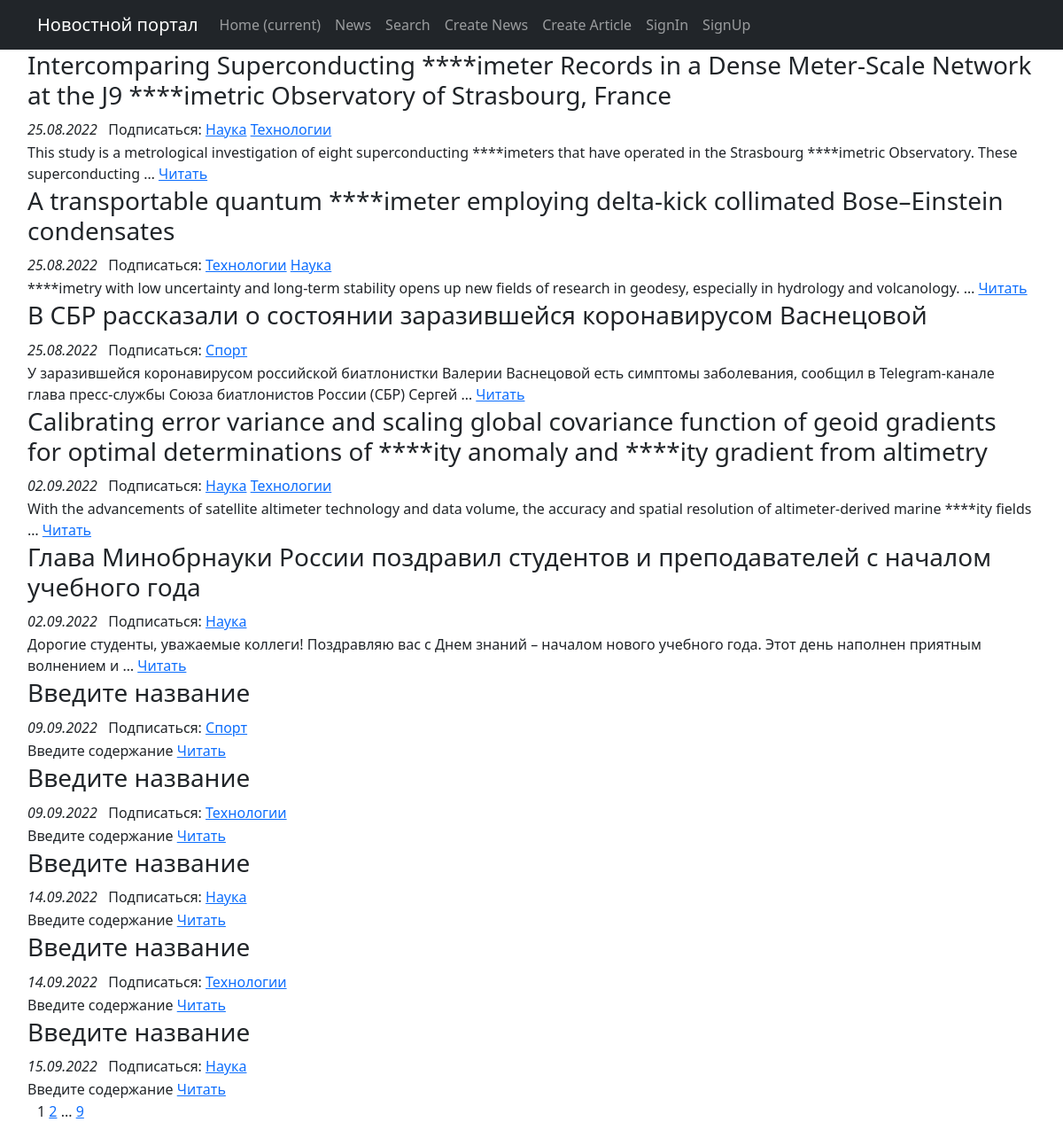
Before: / with the older database file.
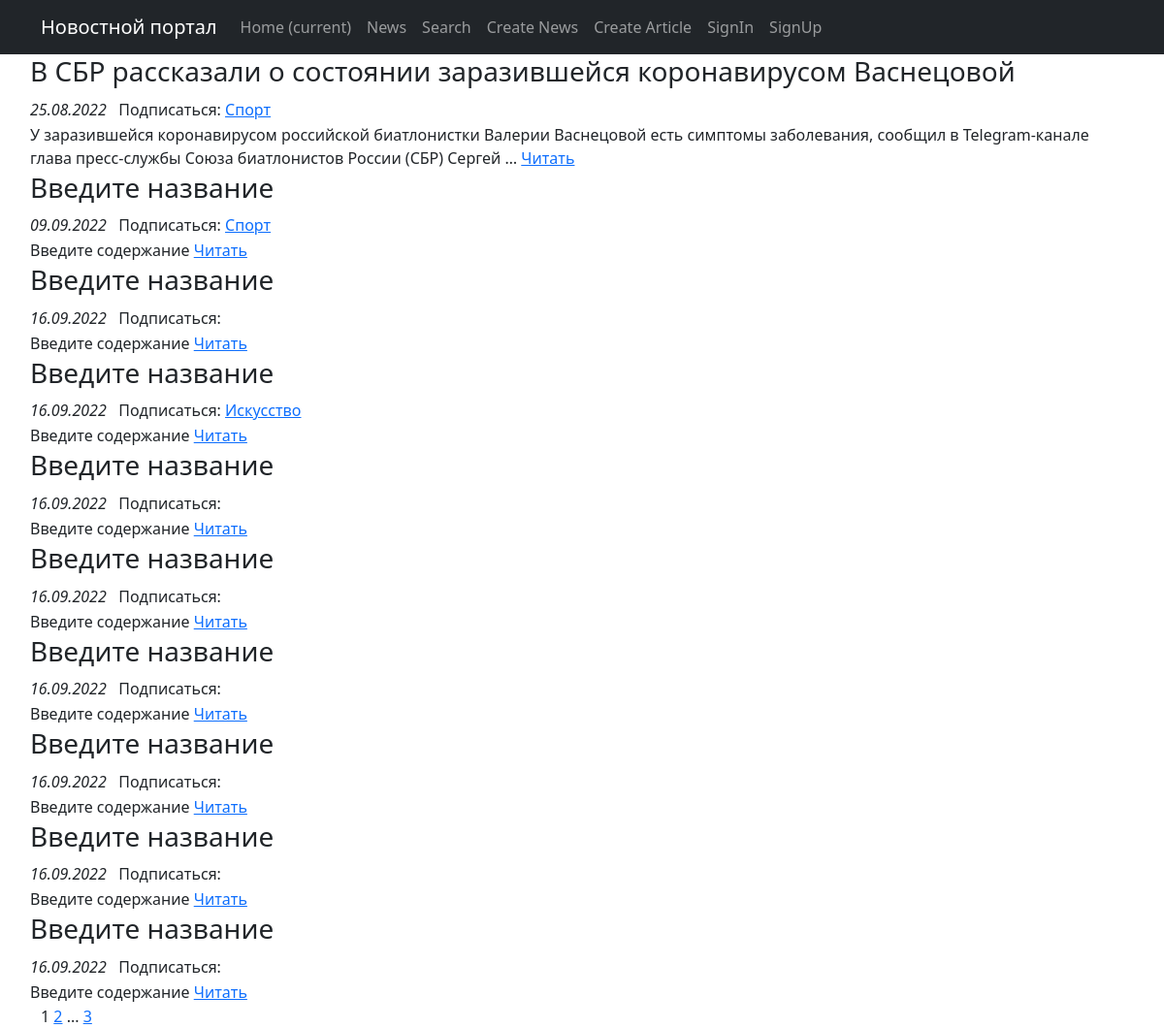
After: the same page with the newer database file.
### posts/models.py (models this page shows, shortened)
class Post(models.Model):
    paper = 'PA'
    news = 'NE'
    author = models.ForeignKey(Author, on_delete=models.CASCADE)
    post_type = models.CharField(max_length=2, choices=POST_TYPE, default=paper)
    pub_time = models.DateTimeField(auto_now_add=True)
    categories = models.ManyToManyField(Category, through='PostCategory')
    title = models.CharField(max_length=255, default='Введите название')
    text = models.TextField(default='Введите содержание')
    _rating = models.IntegerField(default=0)
    @property
    def rating(self):
        return self._rating

class Category(models.Model):
    category_name = models.CharField(max_length=255, unique=True)
    def __str__(self) -> str:
        return f'{self.category_name}'

### posts/views.py (the view)
# urls.py: path('', PostsList.as_view(), name='posts_list'),
class PostsList(ListView):
    model = Post
    ordering = 'pub_time'
    template_name = 'news.html'
    context_object_name = 'posts'
    paginate_by = 10
    def get_queryset(self):
        queryset = super().get_queryset()
        self.filterset = PostFilter(self.request.GET, queryset)
        return self.filterset.qs
    def get_context_data(self, **kwargs):
        context = super().get_context_data(**kwargs)
        context["filterset"] = self.filterset
        return context

### posts/templatetags/custom_filters.py (called while the page is built)
@register.filter()
def censor(value):
    for word in CENSOR_WORDS:
        value = value.replace(word, '*' * len(word))
    return value

### templates/news.html (shortened to what this page needs)
{% extends 'flatpages/default.html' %}
{% load custom_filters %}
{% load custom_tags %}
{% load cache %}
{% block content %}
{% if posts %}
    <table>
        {% for post in posts %}
            <tr>
                <td>
                    <h3>{{ post.title|censor }}</h3>
                </td>
            </tr>
            <tr>
                <td>
                    <i>{{ post.pub_time|date:'d.m.Y' }}</i>
                    &nbsp Подписаться:
                    {% for category in post.categories.all %}
                        <a href="subscribe/?category_id={{category.pk}}&path_info={{request.path_info}}">{{category}}</a>
                    {% endfor %}
                </td>
            </tr>
            <tr>
                <td>{{ post.text|truncatewords:20|censor }} <a href="/news/{{post.pk}}">Читать</a></td>
            </tr>
        {% endfor %}
    </table>
{% else %}
    <h2>Новостей на сегодня нет</h2>
{% endif %}
    <nobr>
        {{ page_obj.number }}
        {% if page_obj.has_next %}
            <a href="?page={{ page_obj.next_page_number }}">{{ page_obj.next_page_number }}</a>
            {% if paginator.num_pages != page_obj.next_page_number %}
                ...
                <a href="?page={{ page_obj.paginator.num_pages }}">{{ page_obj.paginator.num_pages }}</a>
            {% endif %}
        {% endif %}
    </nobr>
{% endblock content %}

Changed rows visible on the page:
removed Post: title|censor "Intercomparing Superconducting ****imeter Records in a Dense Meter-Scale Network at the J9 ****imetric Observatory of Strasbourg, France", pub_time "25.08.2022", text|censor "This study is a metrological investigation of eight superconducting ****imeters that have operated in the Strasbourg ****imetric Observatory. These superconducting …"
no longer on this page (row unchanged): Category: category_name "Наука"
no longer on this page (row unchanged): Category: category_name "Технологии"
removed Post: title|censor "A transportable quantum ****imeter employing delta-kick collimated Bose–Einstein condensates", pub_time "25.08.2022", text|censor "****imetry with low uncertainty and long-term stability opens up new fields of research in geodesy, especially in hydrology and volcanology. …"
removed Post: title|censor "Calibrating error variance and scaling global covariance function of geoid gradients for optimal determinations of ****ity anomaly and ****ity gradient from altimetry", pub_time "02.09.2022", text|censor "With the advancements of satellite altimeter technology and data volume, the accuracy and spatial resolution of altimeter-derived marine ****ity fields …"
removed Post: title|censor "Глава Минобрнауки России поздравил студентов и преподавателей с началом учебного года", pub_time "02.09.2022", text|censor "Дорогие студенты, уважаемые коллеги! Поздравляю вас с Днем знаний – началом нового учебного года. Этот день наполнен приятным волнением и …"
removed Post: title|censor "Введите название", pub_time "09.09.2022", text|censor "Введите содержание"
removed Post: title|censor "Введите название", pub_time "14.09.2022", text|censor "Введите содержание"
removed Post: title|censor "Введите название", pub_time "14.09.2022", text|censor "Введите содержание"
removed Post: title|censor "Введите название", pub_time "15.09.2022", text|censor "Введите содержание"
now on this page (row edited): Post: title|censor "Введите название", pub_time "16.09.2022", text|censor "Введите содержание"
now on this page (row edited): Post: title|censor "Введите название", pub_time "16.09.2022", text|censor "Введите содержание"
now on this page (row unchanged): Category: category_name "Искусство", shown under "Введите название"
now on this page (row edited): Post: title|censor "Введите название", pub_time "16.09.2022", text|censor "Введите содержание"
now on this page (row edited): Post: title|censor "Введите название", pub_time "16.09.2022", text|censor "Введите содержание"
now on this page (row edited): Post: title|censor "Введите название", pub_time "16.09.2022", text|censor "Введите содержание"
now on this page (row edited): Post: title|censor "Введите название", pub_time "16.09.2022", text|censor "Введите содержание"
now on this page (row edited): Post: title|censor "Введите название", pub_time "16.09.2022", text|censor "Введите содержание"
now on this page (row edited): Post: title|censor "Введите название", pub_time "16.09.2022", text|censor "Введите содержание"
Other visible differences:
{{ page_obj.paginator.num_pages }}: "9" → "3"
